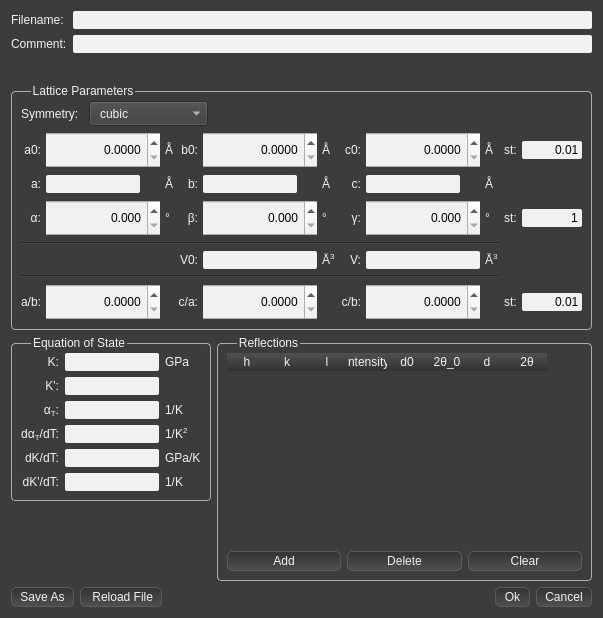
<?xml version="1.0" encoding="UTF-8"?>
<ui version="4.0">
 <class>JcpdsEditorWidget</class>
 <widget class="QWidget" name="JcpdsEditorWidget">
  <property name="geometry">
   <rect>
    <x>0</x>
    <y>0</y>
    <width>603</width>
    <height>618</height>
   </rect>
  </property>
  <property name="windowTitle">
   <string>JCPDS - Editor</string>
  </property>
  <property name="styleSheet">
   <string notr="true">#mainView, #calibration_tab, #mask_tab, #integration_tab {  
     background: #3C3C3C;      
	border: 5px solid #3C3C3C;
 }  

QTabWidget::tab-bar{ 
	alignment: center;
}

QWidget{
	color: #F1F1F1;
}


QTabBar::tab:left, QTabBar::tab:right {  
     background: qlineargradient(spread:pad, x1:1, y1:0, x2:0, y2:0, stop:0 #3C3C3C, stop:1 #505050);
     border: 1px solid  #5B5B5B;  
	font: normal 14px;
	color: #F1F1F1;
     border-radius:2px;
	
    padding: 0px;
     width: 20px;  
    min-height:140px;
 }  


QTabBar::tab::top, QTabBar::tab::bottom {  
     background: qlineargradient(spread:pad, x1:0, y1:1, x2:0, y2:0, stop:0 #3C3C3C, stop:1 #505050);
     border: 1px solid  #5B5B5B;  
	border-right: 0px solid white;
	  color: #F1F1F1; 
    font: normal 11px;
     border-radius:2px;
     min-width: 80px;  
    height: 19px;
    padding: 0px;
     margin-top: 1px ;
	margin-right: 1px;
 }  
QTabBar::tab::left:last, QTabBar::tab::right:last{
    border-bottom-left-radius: 10px;
    border-bottom-right-radius: 10px;
}
QTabBar::tab:left:first, QTabBar::tab:right:first{
    border-top-left-radius: 10px;
    border-top-right-radius: 10px;
}

QTabWidget, QTabWidget::tab-bar,  QTabWidget::panel, QWidget{  
     background: #3C3C3C;      
 }  

QTabWidget::tab-bar {
	alignment: center;
}

 QTabBar::tab:hover {  
     border: 1px solid #ADADAD;  
 }  
   
 QTabBar:tab:selected{  

	background: qlineargradient(
        x1: 0, y1: 1, 
        x2: 0, y2: 0,
        stop: 0 #727272, 
        stop: 1 #444444
    );
     border:1px solid  rgb(255, 120,00);/*#ADADAD; */ 
}

QTabBar::tab:bottom:last, QTabBar::tab:top:last{
    border-top-right-radius: 10px;
    border-bottom-right-radius: 10px;
}
QTabBar::tab:bottom:first, QTabBar::tab:top:first{
    border-top-left-radius: 10px;
    border-bottom-left-radius: 10px;
}
 QTabBar::tab:top:!selected {  
    margin-top: 1px;
    padding-top:1px;
 }  
QTabBar::tab:bottom:!selected{
	margin-bottom: 1px;
    padding-bottom:1px;
}

QGraphicsView {
	border-style: none;
}

 QLabel , QCheckBox, QGroupBox, QRadioButton, QListWidget::item, QPushButton, QToolBox::tab, QSpinBox, QDoubleSpinBox , QComboBox{  
     color: #F1F1F1; 
    font-size: 12px;
 }  
 QCheckBox{  
     border-radius: 5px;  
 }  
 QRadioButton, QCheckBox {  
     font-weight: normal;  
	height: 15px;
 }  
 
 QLineEdit  {  
     border-radius: 2px;  
     background: #F1F1F1;  
     color: black;  
	height: 18 px;
 }  

QLineEdit::focus{
	border-style: none;
     border-radius: 2px;  
     background: #F1F1F1;  
     color: black;  
}

QLineEdit:disabled, QSpinBox:disabled, QDoubleSpinBox:disabled{
	color:rgb(148, 148, 148)
}
QSpinBox, QDoubleSpinBox {
	background-color:  #F1F1F1;	
	color: black;
	margin-left: -15px;
	margin-right: -2px;
	height: 30px;
}

QComboBox QAbstractItemView{
	background: #2D2D30;
	color: #F1F1F1;
	selection-background-color: rgba(221, 124, 40, 120);
	border-radius: 5px;

}

QComboBox:!editable {
    margin-left: 1px;
    padding-left: 10px;
    height: 23px;
    background-color: #3C3C3C;
}

QComboBox::item{
    background-color: #3C3C3C;
}

QComboBox::item::selected {
    background-color: #505050;
}
QToolBox::tab:QToolButton{
    background: qlineargradient(spread:pad, x1:0, y1:1, x2:0, y2:0, stop:0 #3C3C3C, stop:1 #505050);
     border: 1px solid  #5B5B5B;  

     border-radius:2px;
     padding-right: 10px;  
    
      color: #F1F1F1; 
    font-size: 12px;
    padding: 3px;
}
QToolBox::tab:QToolButton{
    background: qlineargradient(spread:pad, x1:0, y1:1, x2:0, y2:0, stop:0 #3C3C3C, stop:1 #505050);
     border: 1px solid  #5B5B5B;  

     border-radius:2px;
     padding-right: 10px;  
    
      color: #F1F1F1; 
    font-size: 12px;
    padding: 3px;
}
  
QPushButton{  
	 color: #F1F1F1;
     background: qlineargradient(spread:pad, x1:0, y1:0, x2:0, y2:1, stop:0 #323232, stop:1 #505050);
     border: 1px solid #5B5B5B;
     border-radius: 5px; 
     padding-left: 8px;
height: 18px;
    padding-right: 8px;   
 }  
QPushButton:pressed{
		margin-top: 2px;
		margin-left: 2px;	
}
QPushButton::disabled{
}

QPushButton::hover{  
     border:1px solid #ADADAD; 
 }  
 

QPushButton::checked{
	background: qlineargradient(
        x1: 0, y1: 1, 
        x2: 0, y2: 0,
        stop: 0 #727272, 
        stop: 1 #444444
    );
     border:1px solid  rgb(255, 120,00);
}

QPushButton::focus {
	outline: None;
}
 QGroupBox {  
     border: 1px solid #ADADAD;  
     border-radius: 4px;  
     margin-top: 7px;  
     padding: 0px  
 }  
 QGroupBox::title {  
      subcontrol-origin: margin;  
      left: 20px  
  }

QSplitter::handle:hover {
	background: #3C3C3C;
 }


QGraphicsView{
	border-style: none;
}

 QScrollBar:vertical {
      border: 2px solid #3C3C3C;
      background: qlineargradient(spread:pad, x1:1, y1:0, x2:0, y2:0, stop:0 #323232, stop:1 #505050);
      width: 12px;
      margin: 0px 0px 0px 0px;
  }
  QScrollBar::handle:vertical {
      background: qlineargradient(spread:pad, x1:0, y1:0, x2:1, y2:0, stop:0 #969696, stop:1 #CACACA);
	 border-radius: 3px;
      min-height: 20px;
	padding: 15px;
  }
  QScrollBar::add-line:vertical {
      border: 0px solid grey;
      height: 0px;
  }

  QScrollBar::sub-line:vertical {
      border: 0px solid grey;
      height: 0px;
  }
  QScrollBar::add-page:vertical, QScrollBar::sub-page:vertical {
      background: none;
  }

QScrollBar:horizontal {
    border: 2px solid #3C3C3C;
    background: qlineargradient(spread:pad, x1:0, y1:1, x2:0, y2:0, stop:0 #323232, stop:1 #505050);
	height: 12 px;
    margin: 0px 0px 0px 0px;
}

QScrollBar::handle:horizontal {
    background: qlineargradient(spread:pad, x1:0, y1:0, x2:0, y2:1, stop:0 #969696, stop:1 #CACACA);
   border-radius: 3px;
    min-width: 20px;
  padding: 15px;
}
QScrollBar::add-line:horizontal {
    border: 0px solid grey;
    height: 0px;
}

QScrollBar::sub-line:horizontal {
    border: 0px solid grey;
    height: 0px;
}
QScrollBar::add-page:horizontal, QScrollBar::sub-page:horizontal {
    background: none;
}

#click_x_lbl, #click_y_lbl, #click_int_lbl, #click_azi_lbl, #click_d_lbl, #click_tth_lbl, #click_q_lbl {
    color: #00DD00;
}

QHeaderView::section
{
	spacing: 10px;
	color: #F1F1F1;
     background: qlineargradient(spread:pad, x1:0, y1:1, x2:0, y2:0, stop:0 #323232, stop:1 #505050);
	border: None;
	font-size: 12px;
}

QTableWidget {
	font-size: 12px;
	text-align: center;
}

</string>
  </property>
  <layout class="QVBoxLayout" name="verticalLayout_3" stretch="0,0,0,0,1,0">
   <item>
    <layout class="QGridLayout" name="gridLayout_3">
     <item row="0" column="0">
      <widget class="QLabel" name="label_6">
       <property name="text">
        <string>Filename:</string>
       </property>
      </widget>
     </item>
     <item row="0" column="1">
      <widget class="QLineEdit" name="filename_txt">
       <property name="readOnly">
        <bool>true</bool>
       </property>
      </widget>
     </item>
     <item row="1" column="0">
      <widget class="QLabel" name="label_8">
       <property name="text">
        <string>Comment:</string>
       </property>
      </widget>
     </item>
     <item row="1" column="1">
      <widget class="QLineEdit" name="comments_txt">
       <property name="frame">
        <bool>true</bool>
       </property>
       <property name="cursorMoveStyle">
        <enum>Qt::VisualMoveStyle</enum>
       </property>
      </widget>
     </item>
    </layout>
   </item>
   <item>
    <spacer name="verticalSpacer_3">
     <property name="orientation">
      <enum>Qt::Vertical</enum>
     </property>
     <property name="sizeType">
      <enum>QSizePolicy::MinimumExpanding</enum>
     </property>
     <property name="sizeHint" stdset="0">
      <size>
       <width>20</width>
       <height>15</height>
      </size>
     </property>
    </spacer>
   </item>
   <item>
    <spacer name="verticalSpacer_2">
     <property name="orientation">
      <enum>Qt::Vertical</enum>
     </property>
     <property name="sizeHint" stdset="0">
      <size>
       <width>0</width>
       <height>10</height>
      </size>
     </property>
    </spacer>
   </item>
   <item>
    <widget class="QGroupBox" name="groupBox_4">
     <property name="title">
      <string>Lattice Parameters</string>
     </property>
     <layout class="QVBoxLayout" name="verticalLayout_5">
      <item>
       <layout class="QHBoxLayout" name="horizontalLayout_4">
        <item>
         <widget class="QLabel" name="label_50">
          <property name="text">
           <string>Symmetry: </string>
          </property>
         </widget>
        </item>
        <item>
         <widget class="QComboBox" name="symmetry_cb">
          <property name="sizePolicy">
           <sizepolicy hsizetype="Fixed" vsizetype="Fixed">
            <horstretch>0</horstretch>
            <verstretch>0</verstretch>
           </sizepolicy>
          </property>
          <property name="minimumSize">
           <size>
            <width>120</width>
            <height>0</height>
           </size>
          </property>
          <property name="maximumSize">
           <size>
            <width>120</width>
            <height>16777215</height>
           </size>
          </property>
          <property name="baseSize">
           <size>
            <width>120</width>
            <height>0</height>
           </size>
          </property>
          <property name="focusPolicy">
           <enum>Qt::NoFocus</enum>
          </property>
          <item>
           <property name="text">
            <string>cubic</string>
           </property>
          </item>
          <item>
           <property name="text">
            <string>tetragonal</string>
           </property>
          </item>
          <item>
           <property name="text">
            <string>rhombohedral</string>
           </property>
          </item>
          <item>
           <property name="text">
            <string>orthorhombic</string>
           </property>
          </item>
          <item>
           <property name="text">
            <string>monoclinic</string>
           </property>
          </item>
          <item>
           <property name="text">
            <string>triclinic</string>
           </property>
          </item>
         </widget>
        </item>
        <item>
         <spacer name="horizontalSpacer_3">
          <property name="orientation">
           <enum>Qt::Horizontal</enum>
          </property>
          <property name="sizeHint" stdset="0">
           <size>
            <width>40</width>
            <height>20</height>
           </size>
          </property>
         </spacer>
        </item>
       </layout>
      </item>
      <item>
       <layout class="QGridLayout" name="gridLayout_5" columnstretch="0,0,0,0,0,0,0,0,0,0,0">
        <property name="sizeConstraint">
         <enum>QLayout::SetDefaultConstraint</enum>
        </property>
        <property name="horizontalSpacing">
         <number>5</number>
        </property>
        <item row="4" column="7">
         <widget class="QLineEdit" name="lattice_eos_volume_txt">
          <property name="sizePolicy">
           <sizepolicy hsizetype="MinimumExpanding" vsizetype="Fixed">
            <horstretch>0</horstretch>
            <verstretch>0</verstretch>
           </sizepolicy>
          </property>
          <property name="minimumSize">
           <size>
            <width>30</width>
            <height>0</height>
           </size>
          </property>
          <property name="baseSize">
           <size>
            <width>80</width>
            <height>0</height>
           </size>
          </property>
          <property name="autoFillBackground">
           <bool>false</bool>
          </property>
          <property name="frame">
           <bool>true</bool>
          </property>
          <property name="alignment">
           <set>Qt::AlignRight|Qt::AlignTrailing|Qt::AlignVCenter</set>
          </property>
          <property name="readOnly">
           <bool>true</bool>
          </property>
         </widget>
        </item>
        <item row="1" column="2">
         <widget class="QLabel" name="label_66">
          <property name="text">
           <string>Å</string>
          </property>
         </widget>
        </item>
        <item row="4" column="4">
         <widget class="QLineEdit" name="lattice_volume_txt">
          <property name="sizePolicy">
           <sizepolicy hsizetype="MinimumExpanding" vsizetype="Fixed">
            <horstretch>0</horstretch>
            <verstretch>0</verstretch>
           </sizepolicy>
          </property>
          <property name="minimumSize">
           <size>
            <width>30</width>
            <height>0</height>
           </size>
          </property>
          <property name="baseSize">
           <size>
            <width>80</width>
            <height>0</height>
           </size>
          </property>
          <property name="alignment">
           <set>Qt::AlignRight|Qt::AlignTrailing|Qt::AlignVCenter</set>
          </property>
          <property name="readOnly">
           <bool>true</bool>
          </property>
         </widget>
        </item>
        <item row="1" column="3">
         <widget class="QLabel" name="label_5">
          <property name="text">
           <string>b:</string>
          </property>
          <property name="alignment">
           <set>Qt::AlignRight|Qt::AlignTrailing|Qt::AlignVCenter</set>
          </property>
         </widget>
        </item>
        <item row="1" column="0">
         <widget class="QLabel" name="label_4">
          <property name="text">
           <string>a:</string>
          </property>
          <property name="alignment">
           <set>Qt::AlignRight|Qt::AlignTrailing|Qt::AlignVCenter</set>
          </property>
         </widget>
        </item>
        <item row="1" column="6">
         <widget class="QLabel" name="label_7">
          <property name="text">
           <string>c:</string>
          </property>
          <property name="alignment">
           <set>Qt::AlignRight|Qt::AlignTrailing|Qt::AlignVCenter</set>
          </property>
         </widget>
        </item>
        <item row="4" column="8">
         <widget class="QLabel" name="label_65">
          <property name="text">
           <string>Å&lt;sup&gt;3&lt;/sup&gt;</string>
          </property>
         </widget>
        </item>
        <item row="6" column="7">
         <widget class="QDoubleSpinBox" name="lattice_cb_sb">
          <property name="sizePolicy">
           <sizepolicy hsizetype="MinimumExpanding" vsizetype="Fixed">
            <horstretch>0</horstretch>
            <verstretch>0</verstretch>
           </sizepolicy>
          </property>
          <property name="baseSize">
           <size>
            <width>80</width>
            <height>0</height>
           </size>
          </property>
          <property name="alignment">
           <set>Qt::AlignRight|Qt::AlignTrailing|Qt::AlignVCenter</set>
          </property>
          <property name="decimals">
           <number>4</number>
          </property>
          <property name="maximum">
           <double>999999999.000000000000000</double>
          </property>
          <property name="singleStep">
           <double>0.010000000000000</double>
          </property>
         </widget>
        </item>
        <item row="0" column="1">
         <widget class="QDoubleSpinBox" name="lattice_a_sb">
          <property name="sizePolicy">
           <sizepolicy hsizetype="MinimumExpanding" vsizetype="Fixed">
            <horstretch>0</horstretch>
            <verstretch>0</verstretch>
           </sizepolicy>
          </property>
          <property name="baseSize">
           <size>
            <width>80</width>
            <height>0</height>
           </size>
          </property>
          <property name="alignment">
           <set>Qt::AlignRight|Qt::AlignTrailing|Qt::AlignVCenter</set>
          </property>
          <property name="decimals">
           <number>4</number>
          </property>
          <property name="maximum">
           <double>999999999.000000000000000</double>
          </property>
          <property name="singleStep">
           <double>0.010000000000000</double>
          </property>
         </widget>
        </item>
        <item row="2" column="5">
         <widget class="QLabel" name="label_60">
          <property name="text">
           <string>°</string>
          </property>
         </widget>
        </item>
        <item row="2" column="2">
         <widget class="QLabel" name="label_59">
          <property name="text">
           <string>°</string>
          </property>
         </widget>
        </item>
        <item row="2" column="1">
         <widget class="QDoubleSpinBox" name="lattice_alpha_sb">
          <property name="sizePolicy">
           <sizepolicy hsizetype="MinimumExpanding" vsizetype="Fixed">
            <horstretch>0</horstretch>
            <verstretch>0</verstretch>
           </sizepolicy>
          </property>
          <property name="baseSize">
           <size>
            <width>80</width>
            <height>0</height>
           </size>
          </property>
          <property name="alignment">
           <set>Qt::AlignRight|Qt::AlignTrailing|Qt::AlignVCenter</set>
          </property>
          <property name="decimals">
           <number>3</number>
          </property>
          <property name="maximum">
           <double>360.000000000000000</double>
          </property>
         </widget>
        </item>
        <item row="6" column="1">
         <widget class="QDoubleSpinBox" name="lattice_ab_sb">
          <property name="sizePolicy">
           <sizepolicy hsizetype="MinimumExpanding" vsizetype="Fixed">
            <horstretch>0</horstretch>
            <verstretch>0</verstretch>
           </sizepolicy>
          </property>
          <property name="baseSize">
           <size>
            <width>80</width>
            <height>0</height>
           </size>
          </property>
          <property name="alignment">
           <set>Qt::AlignRight|Qt::AlignTrailing|Qt::AlignVCenter</set>
          </property>
          <property name="decimals">
           <number>4</number>
          </property>
          <property name="maximum">
           <double>999999999.000000000000000</double>
          </property>
          <property name="singleStep">
           <double>0.010000000000000</double>
          </property>
         </widget>
        </item>
        <item row="2" column="10">
         <widget class="QLineEdit" name="lattice_angle_step_txt">
          <property name="sizePolicy">
           <sizepolicy hsizetype="MinimumExpanding" vsizetype="Fixed">
            <horstretch>0</horstretch>
            <verstretch>0</verstretch>
           </sizepolicy>
          </property>
          <property name="maximumSize">
           <size>
            <width>60</width>
            <height>16777215</height>
           </size>
          </property>
          <property name="baseSize">
           <size>
            <width>40</width>
            <height>0</height>
           </size>
          </property>
          <property name="text">
           <string>1</string>
          </property>
          <property name="alignment">
           <set>Qt::AlignRight|Qt::AlignTrailing|Qt::AlignVCenter</set>
          </property>
         </widget>
        </item>
        <item row="6" column="4">
         <widget class="QDoubleSpinBox" name="lattice_ca_sb">
          <property name="sizePolicy">
           <sizepolicy hsizetype="MinimumExpanding" vsizetype="Fixed">
            <horstretch>0</horstretch>
            <verstretch>0</verstretch>
           </sizepolicy>
          </property>
          <property name="baseSize">
           <size>
            <width>80</width>
            <height>0</height>
           </size>
          </property>
          <property name="alignment">
           <set>Qt::AlignRight|Qt::AlignTrailing|Qt::AlignVCenter</set>
          </property>
          <property name="decimals">
           <number>4</number>
          </property>
          <property name="maximum">
           <double>999999999.000000000000000</double>
          </property>
          <property name="singleStep">
           <double>0.010000000000000</double>
          </property>
         </widget>
        </item>
        <item row="0" column="2">
         <widget class="QLabel" name="label_54">
          <property name="text">
           <string>Å</string>
          </property>
         </widget>
        </item>
        <item row="0" column="5">
         <widget class="QLabel" name="label_62">
          <property name="text">
           <string>Å</string>
          </property>
         </widget>
        </item>
        <item row="6" column="3">
         <widget class="QLabel" name="label_43">
          <property name="text">
           <string>c/a:</string>
          </property>
          <property name="alignment">
           <set>Qt::AlignRight|Qt::AlignTrailing|Qt::AlignVCenter</set>
          </property>
         </widget>
        </item>
        <item row="0" column="4">
         <widget class="QDoubleSpinBox" name="lattice_b_sb">
          <property name="sizePolicy">
           <sizepolicy hsizetype="MinimumExpanding" vsizetype="Fixed">
            <horstretch>0</horstretch>
            <verstretch>0</verstretch>
           </sizepolicy>
          </property>
          <property name="baseSize">
           <size>
            <width>80</width>
            <height>0</height>
           </size>
          </property>
          <property name="alignment">
           <set>Qt::AlignRight|Qt::AlignTrailing|Qt::AlignVCenter</set>
          </property>
          <property name="decimals">
           <number>4</number>
          </property>
          <property name="maximum">
           <double>999999999.000000000000000</double>
          </property>
          <property name="singleStep">
           <double>0.010000000000000</double>
          </property>
         </widget>
        </item>
        <item row="5" column="0" colspan="9">
         <widget class="Line" name="line_4">
          <property name="orientation">
           <enum>Qt::Horizontal</enum>
          </property>
         </widget>
        </item>
        <item row="2" column="7">
         <widget class="QDoubleSpinBox" name="lattice_gamma_sb">
          <property name="sizePolicy">
           <sizepolicy hsizetype="MinimumExpanding" vsizetype="Fixed">
            <horstretch>0</horstretch>
            <verstretch>0</verstretch>
           </sizepolicy>
          </property>
          <property name="baseSize">
           <size>
            <width>80</width>
            <height>0</height>
           </size>
          </property>
          <property name="alignment">
           <set>Qt::AlignRight|Qt::AlignTrailing|Qt::AlignVCenter</set>
          </property>
          <property name="decimals">
           <number>3</number>
          </property>
          <property name="maximum">
           <double>360.000000000000000</double>
          </property>
         </widget>
        </item>
        <item row="0" column="9">
         <widget class="QLabel" name="label">
          <property name="text">
           <string>st:</string>
          </property>
         </widget>
        </item>
        <item row="3" column="0" colspan="9">
         <widget class="Line" name="line_5">
          <property name="orientation">
           <enum>Qt::Horizontal</enum>
          </property>
         </widget>
        </item>
        <item row="0" column="6">
         <widget class="QLabel" name="label_57">
          <property name="layoutDirection">
           <enum>Qt::LeftToRight</enum>
          </property>
          <property name="text">
           <string>c0:</string>
          </property>
          <property name="alignment">
           <set>Qt::AlignRight|Qt::AlignTrailing|Qt::AlignVCenter</set>
          </property>
         </widget>
        </item>
        <item row="0" column="10">
         <widget class="QLineEdit" name="lattice_length_step_txt">
          <property name="sizePolicy">
           <sizepolicy hsizetype="MinimumExpanding" vsizetype="Fixed">
            <horstretch>0</horstretch>
            <verstretch>0</verstretch>
           </sizepolicy>
          </property>
          <property name="maximumSize">
           <size>
            <width>60</width>
            <height>16777215</height>
           </size>
          </property>
          <property name="baseSize">
           <size>
            <width>40</width>
            <height>0</height>
           </size>
          </property>
          <property name="text">
           <string>0.01</string>
          </property>
          <property name="alignment">
           <set>Qt::AlignRight|Qt::AlignTrailing|Qt::AlignVCenter</set>
          </property>
         </widget>
        </item>
        <item row="2" column="9">
         <widget class="QLabel" name="label_2">
          <property name="text">
           <string>st:</string>
          </property>
         </widget>
        </item>
        <item row="0" column="7">
         <widget class="QDoubleSpinBox" name="lattice_c_sb">
          <property name="sizePolicy">
           <sizepolicy hsizetype="MinimumExpanding" vsizetype="Fixed">
            <horstretch>0</horstretch>
            <verstretch>0</verstretch>
           </sizepolicy>
          </property>
          <property name="baseSize">
           <size>
            <width>80</width>
            <height>0</height>
           </size>
          </property>
          <property name="alignment">
           <set>Qt::AlignRight|Qt::AlignTrailing|Qt::AlignVCenter</set>
          </property>
          <property name="decimals">
           <number>4</number>
          </property>
          <property name="maximum">
           <double>999999999.000000000000000</double>
          </property>
          <property name="singleStep">
           <double>0.010000000000000</double>
          </property>
         </widget>
        </item>
        <item row="2" column="0">
         <widget class="QLabel" name="label_44">
          <property name="text">
           <string>α:</string>
          </property>
          <property name="alignment">
           <set>Qt::AlignRight|Qt::AlignTrailing|Qt::AlignVCenter</set>
          </property>
         </widget>
        </item>
        <item row="6" column="0">
         <widget class="QLabel" name="label_51">
          <property name="text">
           <string>a/b:</string>
          </property>
          <property name="alignment">
           <set>Qt::AlignRight|Qt::AlignTrailing|Qt::AlignVCenter</set>
          </property>
         </widget>
        </item>
        <item row="6" column="9">
         <widget class="QLabel" name="label_3">
          <property name="text">
           <string>st:</string>
          </property>
         </widget>
        </item>
        <item row="2" column="8">
         <widget class="QLabel" name="label_45">
          <property name="text">
           <string>°</string>
          </property>
         </widget>
        </item>
        <item row="2" column="6">
         <widget class="QLabel" name="label_58">
          <property name="layoutDirection">
           <enum>Qt::LeftToRight</enum>
          </property>
          <property name="text">
           <string>γ:</string>
          </property>
          <property name="alignment">
           <set>Qt::AlignRight|Qt::AlignTrailing|Qt::AlignVCenter</set>
          </property>
         </widget>
        </item>
        <item row="0" column="0">
         <widget class="QLabel" name="label_42">
          <property name="text">
           <string>a0:</string>
          </property>
          <property name="alignment">
           <set>Qt::AlignRight|Qt::AlignTrailing|Qt::AlignVCenter</set>
          </property>
         </widget>
        </item>
        <item row="6" column="10">
         <widget class="QLineEdit" name="lattice_ratio_step_txt">
          <property name="sizePolicy">
           <sizepolicy hsizetype="MinimumExpanding" vsizetype="Fixed">
            <horstretch>0</horstretch>
            <verstretch>0</verstretch>
           </sizepolicy>
          </property>
          <property name="maximumSize">
           <size>
            <width>60</width>
            <height>16777215</height>
           </size>
          </property>
          <property name="baseSize">
           <size>
            <width>40</width>
            <height>0</height>
           </size>
          </property>
          <property name="text">
           <string>0.01</string>
          </property>
          <property name="alignment">
           <set>Qt::AlignRight|Qt::AlignTrailing|Qt::AlignVCenter</set>
          </property>
         </widget>
        </item>
        <item row="6" column="6">
         <widget class="QLabel" name="label_52">
          <property name="text">
           <string>c/b:</string>
          </property>
          <property name="alignment">
           <set>Qt::AlignRight|Qt::AlignTrailing|Qt::AlignVCenter</set>
          </property>
         </widget>
        </item>
        <item row="2" column="3">
         <widget class="QLabel" name="label_63">
          <property name="text">
           <string>β:</string>
          </property>
          <property name="alignment">
           <set>Qt::AlignRight|Qt::AlignTrailing|Qt::AlignVCenter</set>
          </property>
         </widget>
        </item>
        <item row="2" column="4">
         <widget class="QDoubleSpinBox" name="lattice_beta_sb">
          <property name="sizePolicy">
           <sizepolicy hsizetype="MinimumExpanding" vsizetype="Fixed">
            <horstretch>0</horstretch>
            <verstretch>0</verstretch>
           </sizepolicy>
          </property>
          <property name="baseSize">
           <size>
            <width>80</width>
            <height>0</height>
           </size>
          </property>
          <property name="alignment">
           <set>Qt::AlignRight|Qt::AlignTrailing|Qt::AlignVCenter</set>
          </property>
          <property name="decimals">
           <number>3</number>
          </property>
          <property name="maximum">
           <double>360.000000000000000</double>
          </property>
         </widget>
        </item>
        <item row="0" column="3">
         <widget class="QLabel" name="label_53">
          <property name="text">
           <string>b0:</string>
          </property>
          <property name="alignment">
           <set>Qt::AlignRight|Qt::AlignTrailing|Qt::AlignVCenter</set>
          </property>
         </widget>
        </item>
        <item row="0" column="8">
         <widget class="QLabel" name="label_61">
          <property name="text">
           <string>Å</string>
          </property>
         </widget>
        </item>
        <item row="4" column="3">
         <widget class="QLabel" name="label_64">
          <property name="text">
           <string>V0:</string>
          </property>
          <property name="alignment">
           <set>Qt::AlignRight|Qt::AlignTrailing|Qt::AlignVCenter</set>
          </property>
         </widget>
        </item>
        <item row="1" column="5">
         <widget class="QLabel" name="label_67">
          <property name="text">
           <string>Å</string>
          </property>
         </widget>
        </item>
        <item row="1" column="8">
         <widget class="QLabel" name="label_68">
          <property name="text">
           <string>Å</string>
          </property>
         </widget>
        </item>
        <item row="4" column="6">
         <widget class="QLabel" name="label_56">
          <property name="text">
           <string>V:</string>
          </property>
          <property name="alignment">
           <set>Qt::AlignRight|Qt::AlignTrailing|Qt::AlignVCenter</set>
          </property>
         </widget>
        </item>
        <item row="4" column="5">
         <widget class="QLabel" name="label_55">
          <property name="text">
           <string>Å&lt;sup&gt;3&lt;/sup&gt;</string>
          </property>
         </widget>
        </item>
        <item row="1" column="1">
         <layout class="QHBoxLayout" name="horizontalLayout_2">
          <item>
           <widget class="QLineEdit" name="lattice_eos_a_txt">
            <property name="autoFillBackground">
             <bool>false</bool>
            </property>
            <property name="frame">
             <bool>true</bool>
            </property>
            <property name="alignment">
             <set>Qt::AlignRight|Qt::AlignTrailing|Qt::AlignVCenter</set>
            </property>
            <property name="readOnly">
             <bool>true</bool>
            </property>
           </widget>
          </item>
          <item>
           <spacer name="horizontalSpacer_2">
            <property name="orientation">
             <enum>Qt::Horizontal</enum>
            </property>
            <property name="sizeType">
             <enum>QSizePolicy::Fixed</enum>
            </property>
            <property name="sizeHint" stdset="0">
             <size>
              <width>20</width>
              <height>20</height>
             </size>
            </property>
           </spacer>
          </item>
         </layout>
        </item>
        <item row="1" column="4">
         <layout class="QHBoxLayout" name="horizontalLayout_3">
          <item>
           <widget class="QLineEdit" name="lattice_eos_b_txt">
            <property name="autoFillBackground">
             <bool>false</bool>
            </property>
            <property name="frame">
             <bool>true</bool>
            </property>
            <property name="alignment">
             <set>Qt::AlignRight|Qt::AlignTrailing|Qt::AlignVCenter</set>
            </property>
            <property name="readOnly">
             <bool>true</bool>
            </property>
           </widget>
          </item>
          <item>
           <spacer name="horizontalSpacer_4">
            <property name="orientation">
             <enum>Qt::Horizontal</enum>
            </property>
            <property name="sizeType">
             <enum>QSizePolicy::Fixed</enum>
            </property>
            <property name="sizeHint" stdset="0">
             <size>
              <width>20</width>
              <height>20</height>
             </size>
            </property>
           </spacer>
          </item>
         </layout>
        </item>
        <item row="1" column="7">
         <layout class="QHBoxLayout" name="horizontalLayout_6">
          <item>
           <widget class="QLineEdit" name="lattice_eos_c_txt">
            <property name="autoFillBackground">
             <bool>false</bool>
            </property>
            <property name="frame">
             <bool>true</bool>
            </property>
            <property name="alignment">
             <set>Qt::AlignRight|Qt::AlignTrailing|Qt::AlignVCenter</set>
            </property>
            <property name="readOnly">
             <bool>true</bool>
            </property>
           </widget>
          </item>
          <item>
           <spacer name="horizontalSpacer_5">
            <property name="orientation">
             <enum>Qt::Horizontal</enum>
            </property>
            <property name="sizeType">
             <enum>QSizePolicy::Fixed</enum>
            </property>
            <property name="sizeHint" stdset="0">
             <size>
              <width>20</width>
              <height>20</height>
             </size>
            </property>
           </spacer>
          </item>
         </layout>
        </item>
       </layout>
      </item>
     </layout>
    </widget>
   </item>
   <item>
    <layout class="QGridLayout" name="gridLayout_4">
     <item row="1" column="0">
      <spacer name="verticalSpacer">
       <property name="orientation">
        <enum>Qt::Vertical</enum>
       </property>
       <property name="sizeHint" stdset="0">
        <size>
         <width>197</width>
         <height>24</height>
        </size>
       </property>
      </spacer>
     </item>
     <item row="0" column="1" rowspan="2">
      <widget class="QGroupBox" name="groupBox_3">
       <property name="title">
        <string>Reflections</string>
       </property>
       <layout class="QVBoxLayout" name="verticalLayout">
        <item>
         <widget class="QTableWidget" name="reflection_table">
          <property name="frameShape">
           <enum>QFrame::NoFrame</enum>
          </property>
          <property name="frameShadow">
           <enum>QFrame::Raised</enum>
          </property>
          <property name="selectionBehavior">
           <enum>QAbstractItemView::SelectRows</enum>
          </property>
          <property name="showGrid">
           <bool>false</bool>
          </property>
          <property name="gridStyle">
           <enum>Qt::NoPen</enum>
          </property>
          <property name="sortingEnabled">
           <bool>false</bool>
          </property>
          <property name="cornerButtonEnabled">
           <bool>false</bool>
          </property>
          <attribute name="horizontalHeaderCascadingSectionResizes">
           <bool>false</bool>
          </attribute>
          <attribute name="horizontalHeaderDefaultSectionSize">
           <number>40</number>
          </attribute>
          <attribute name="verticalHeaderVisible">
           <bool>false</bool>
          </attribute>
          <attribute name="verticalHeaderShowSortIndicator" stdset="0">
           <bool>false</bool>
          </attribute>
          <column>
           <property name="text">
            <string>h</string>
           </property>
          </column>
          <column>
           <property name="text">
            <string>k</string>
           </property>
          </column>
          <column>
           <property name="text">
            <string>l</string>
           </property>
          </column>
          <column>
           <property name="text">
            <string>Intensity</string>
           </property>
          </column>
          <column>
           <property name="text">
            <string>d0</string>
           </property>
          </column>
          <column>
           <property name="text">
            <string>2θ_0</string>
           </property>
          </column>
          <column>
           <property name="text">
            <string>d</string>
           </property>
          </column>
          <column>
           <property name="text">
            <string>2θ</string>
           </property>
          </column>
         </widget>
        </item>
        <item>
         <layout class="QHBoxLayout" name="horizontalLayout">
          <item>
           <widget class="QPushButton" name="reflections_add_btn">
            <property name="text">
             <string>Add</string>
            </property>
           </widget>
          </item>
          <item>
           <widget class="QPushButton" name="reflections_delete_btn">
            <property name="text">
             <string>Delete</string>
            </property>
           </widget>
          </item>
          <item>
           <widget class="QPushButton" name="reflections_clear_btn">
            <property name="text">
             <string>Clear</string>
            </property>
           </widget>
          </item>
         </layout>
        </item>
       </layout>
      </widget>
     </item>
     <item row="0" column="0">
      <widget class="QGroupBox" name="groupBox_2">
       <property name="sizePolicy">
        <sizepolicy hsizetype="Fixed" vsizetype="Preferred">
         <horstretch>0</horstretch>
         <verstretch>0</verstretch>
        </sizepolicy>
       </property>
       <property name="minimumSize">
        <size>
         <width>200</width>
         <height>0</height>
        </size>
       </property>
       <property name="maximumSize">
        <size>
         <width>200</width>
         <height>16777215</height>
        </size>
       </property>
       <property name="title">
        <string>Equation of State</string>
       </property>
       <layout class="QGridLayout" name="gridLayout_2">
        <item row="5" column="0">
         <widget class="QLabel" name="label_20">
          <property name="text">
           <string>dK'/dT:</string>
          </property>
          <property name="alignment">
           <set>Qt::AlignRight|Qt::AlignTrailing|Qt::AlignVCenter</set>
          </property>
         </widget>
        </item>
        <item row="2" column="0">
         <widget class="QLabel" name="label_21">
          <property name="text">
           <string>&lt;html&gt;&lt;head/&gt;&lt;body&gt;&lt;p&gt;α&lt;span style=&quot; vertical-align:sub;&quot;&gt;T&lt;/span&gt;:&lt;/p&gt;&lt;/body&gt;&lt;/html&gt;</string>
          </property>
          <property name="alignment">
           <set>Qt::AlignRight|Qt::AlignTrailing|Qt::AlignVCenter</set>
          </property>
         </widget>
        </item>
        <item row="0" column="1">
         <widget class="QLineEdit" name="eos_K_txt">
          <property name="alignment">
           <set>Qt::AlignRight|Qt::AlignTrailing|Qt::AlignVCenter</set>
          </property>
         </widget>
        </item>
        <item row="2" column="1">
         <widget class="QLineEdit" name="eos_alphaT_txt">
          <property name="alignment">
           <set>Qt::AlignRight|Qt::AlignTrailing|Qt::AlignVCenter</set>
          </property>
         </widget>
        </item>
        <item row="0" column="2">
         <widget class="QLabel" name="label_23">
          <property name="text">
           <string>GPa</string>
          </property>
         </widget>
        </item>
        <item row="1" column="0">
         <widget class="QLabel" name="label_18">
          <property name="text">
           <string>K':</string>
          </property>
          <property name="alignment">
           <set>Qt::AlignRight|Qt::AlignTrailing|Qt::AlignVCenter</set>
          </property>
         </widget>
        </item>
        <item row="3" column="2">
         <widget class="QLabel" name="label_25">
          <property name="text">
           <string>1/K&lt;sup&gt;2&lt;/sup&gt;</string>
          </property>
         </widget>
        </item>
        <item row="2" column="2">
         <widget class="QLabel" name="label_24">
          <property name="text">
           <string>1/K</string>
          </property>
         </widget>
        </item>
        <item row="0" column="0">
         <widget class="QLabel" name="label_17">
          <property name="text">
           <string>K:</string>
          </property>
          <property name="alignment">
           <set>Qt::AlignRight|Qt::AlignTrailing|Qt::AlignVCenter</set>
          </property>
         </widget>
        </item>
        <item row="3" column="0">
         <widget class="QLabel" name="label_22">
          <property name="text">
           <string>dα&lt;sub&gt;T&lt;/sub&gt;/dT:</string>
          </property>
          <property name="alignment">
           <set>Qt::AlignRight|Qt::AlignTrailing|Qt::AlignVCenter</set>
          </property>
         </widget>
        </item>
        <item row="4" column="0">
         <widget class="QLabel" name="label_19">
          <property name="text">
           <string>dK/dT:</string>
          </property>
          <property name="alignment">
           <set>Qt::AlignRight|Qt::AlignTrailing|Qt::AlignVCenter</set>
          </property>
         </widget>
        </item>
        <item row="3" column="1">
         <widget class="QLineEdit" name="eos_dalphadT_txt">
          <property name="alignment">
           <set>Qt::AlignRight|Qt::AlignTrailing|Qt::AlignVCenter</set>
          </property>
         </widget>
        </item>
        <item row="4" column="2">
         <widget class="QLabel" name="label_26">
          <property name="text">
           <string>&lt;html&gt;&lt;head/&gt;&lt;body&gt;&lt;p&gt;GPa/K&lt;/p&gt;&lt;/body&gt;&lt;/html&gt;</string>
          </property>
         </widget>
        </item>
        <item row="5" column="1">
         <widget class="QLineEdit" name="eos_dKpdT_txt">
          <property name="alignment">
           <set>Qt::AlignRight|Qt::AlignTrailing|Qt::AlignVCenter</set>
          </property>
         </widget>
        </item>
        <item row="4" column="1">
         <widget class="QLineEdit" name="eos_dKdT_txt">
          <property name="alignment">
           <set>Qt::AlignRight|Qt::AlignTrailing|Qt::AlignVCenter</set>
          </property>
         </widget>
        </item>
        <item row="5" column="2">
         <widget class="QLabel" name="label_27">
          <property name="text">
           <string>&lt;html&gt;&lt;head/&gt;&lt;body&gt;&lt;p&gt;1/K&lt;/p&gt;&lt;/body&gt;&lt;/html&gt;</string>
          </property>
         </widget>
        </item>
        <item row="1" column="1">
         <widget class="QLineEdit" name="eos_Kp_txt">
          <property name="alignment">
           <set>Qt::AlignRight|Qt::AlignTrailing|Qt::AlignVCenter</set>
          </property>
         </widget>
        </item>
       </layout>
      </widget>
     </item>
    </layout>
   </item>
   <item>
    <layout class="QHBoxLayout" name="horizontalLayout_5">
     <item>
      <widget class="QPushButton" name="save_as_btn">
       <property name="text">
        <string>Save As</string>
       </property>
      </widget>
     </item>
     <item>
      <widget class="QPushButton" name="reload_file_btn">
       <property name="text">
        <string> Reload File</string>
       </property>
      </widget>
     </item>
     <item>
      <spacer name="horizontalSpacer_11">
       <property name="orientation">
        <enum>Qt::Horizontal</enum>
       </property>
       <property name="sizeHint" stdset="0">
        <size>
         <width>40</width>
         <height>20</height>
        </size>
       </property>
      </spacer>
     </item>
     <item>
      <widget class="QPushButton" name="ok_btn">
       <property name="text">
        <string>Ok</string>
       </property>
      </widget>
     </item>
     <item>
      <widget class="QPushButton" name="cancel_btn">
       <property name="text">
        <string>Cancel</string>
       </property>
      </widget>
     </item>
    </layout>
   </item>
  </layout>
 </widget>
 <resources/>
 <connections/>
</ui>
